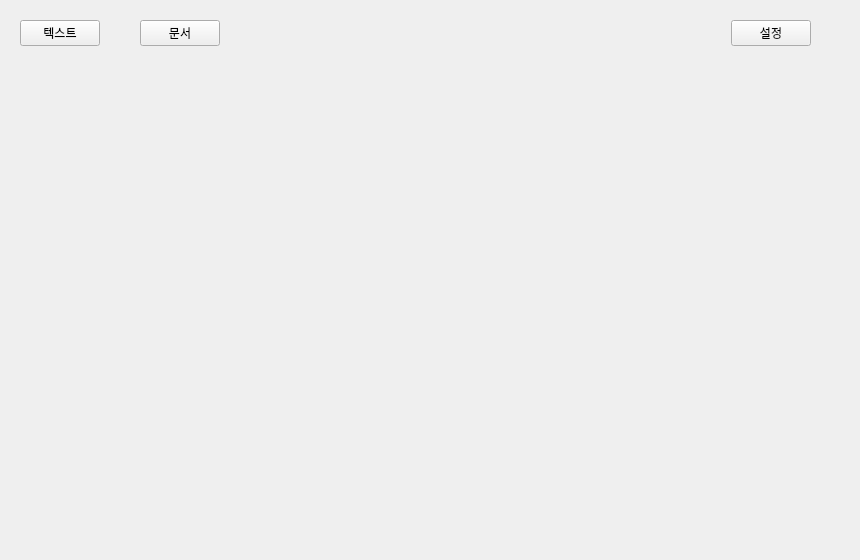
<?xml version="1.0" encoding="UTF-8"?>
<ui version="4.0">
 <class>FinTranslatorMainWidget</class>
 <widget class="QWidget" name="FinTranslatorMainWidget">
  <property name="geometry">
   <rect>
    <x>0</x>
    <y>0</y>
    <width>860</width>
    <height>560</height>
   </rect>
  </property>
  <property name="windowTitle">
   <string>FinTranslatorMainWidget</string>
  </property>
  <widget class="QWidget" name="layoutWidget">
   <property name="geometry">
    <rect>
     <x>10</x>
     <y>10</y>
     <width>811</width>
     <height>511</height>
    </rect>
   </property>
   <layout class="QGridLayout" name="mainLayout">
    <property name="leftMargin">
     <number>10</number>
    </property>
    <property name="topMargin">
     <number>10</number>
    </property>
    <property name="rightMargin">
     <number>10</number>
    </property>
    <property name="bottomMargin">
     <number>10</number>
    </property>
    <property name="horizontalSpacing">
     <number>0</number>
    </property>
    <property name="verticalSpacing">
     <number>10</number>
    </property>
    <item row="0" column="0">
     <layout class="QHBoxLayout" name="topMenuLayout" stretch="0,1">
      <property name="spacing">
       <number>0</number>
      </property>
      <item>
       <layout class="QHBoxLayout" name="tabBarLayout">
        <property name="spacing">
         <number>40</number>
        </property>
        <item alignment="Qt::AlignmentFlag::AlignLeft">
         <widget class="QPushButton" name="textTabButton">
          <property name="text">
           <string>텍스트</string>
          </property>
          <property name="checkable">
           <bool>true</bool>
          </property>
         </widget>
        </item>
        <item alignment="Qt::AlignmentFlag::AlignLeft">
         <widget class="QPushButton" name="docTabButton">
          <property name="text">
           <string>문서</string>
          </property>
          <property name="checkable">
           <bool>true</bool>
          </property>
         </widget>
        </item>
       </layout>
      </item>
      <item>
       <layout class="QHBoxLayout" name="rightAlignLayout">
        <property name="spacing">
         <number>20</number>
        </property>
        <item>
         <spacer name="horizontalSpacer">
          <property name="orientation">
           <enum>Qt::Orientation::Horizontal</enum>
          </property>
          <property name="sizeHint" stdset="0">
           <size>
            <width>40</width>
            <height>20</height>
           </size>
          </property>
         </spacer>
        </item>
        <item alignment="Qt::AlignmentFlag::AlignRight">
         <widget class="QPushButton" name="settingsButton">
          <property name="text">
           <string>설정</string>
          </property>
         </widget>
        </item>
       </layout>
      </item>
     </layout>
    </item>
    <item row="2" column="0">
     <layout class="QHBoxLayout" name="statusLayout"/>
    </item>
    <item row="1" column="0">
     <widget class="QStackedWidget" name="mainStackedWidget"/>
    </item>
   </layout>
  </widget>
 </widget>
 <resources/>
 <connections/>
</ui>
